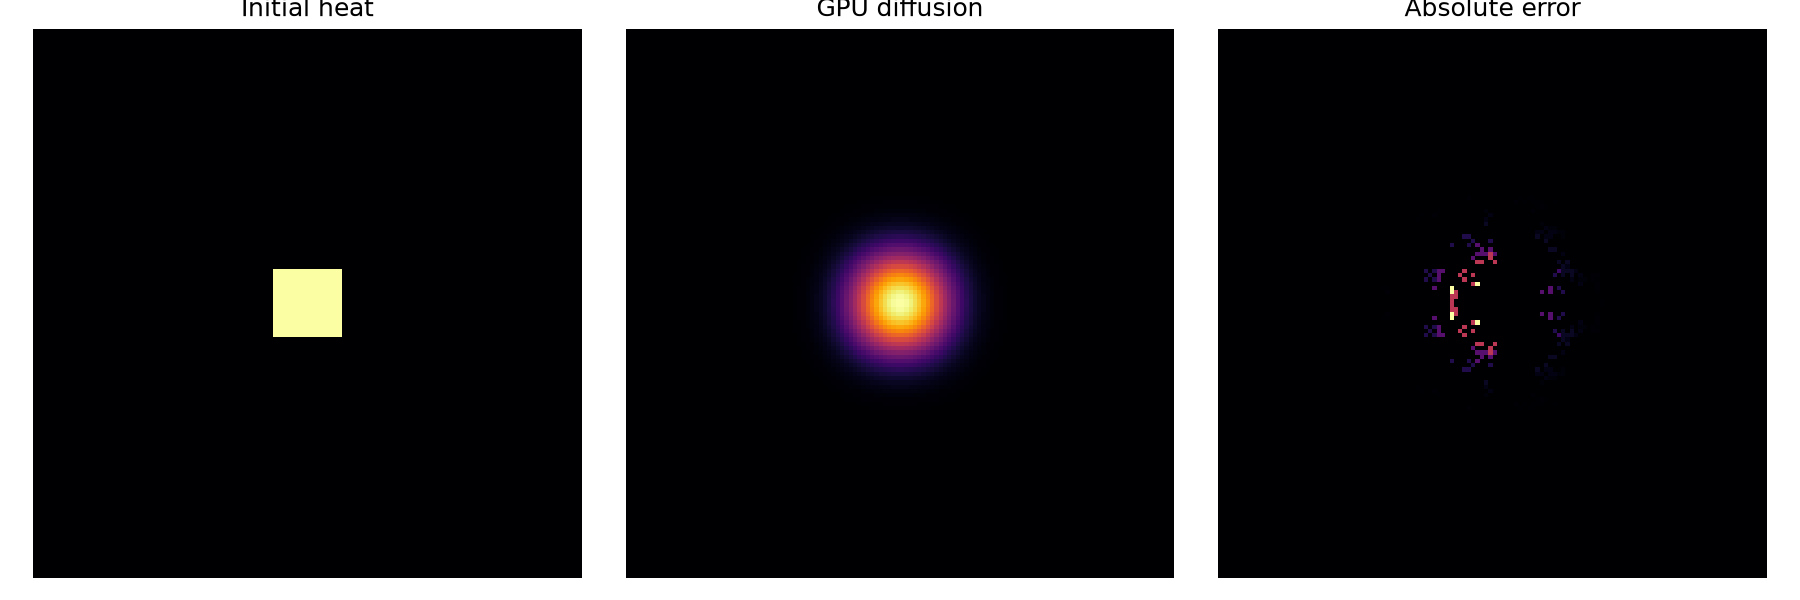

The Python source for this figure:
# Warp GPU kernels use indexing and thread-ID semantics
# that Pylance cannot fully infer.
# pyright: reportAssignmentType=false, reportGeneralTypeIssues=false, reportIndexIssue=false
from pathlib import Path

import matplotlib.pyplot as plt
import numpy as np
import warp as wp

wp.init()

N = 128
STEPS = 100
RATIO = 0.2


@wp.kernel
def diffusion_step(
    current: wp.array2d[wp.float32],
    next_grid: wp.array2d[wp.float32],
    ratio: float,
):
    i, j = wp.tid()

    # Fixed-temperature boundaries
    if i == 0 or j == 0 or i == N - 1 or j == N - 1:
        next_grid[i, j] = current[i, j]
        return

    center = current[i, j]

    laplacian = (
        current[i - 1, j]
        + current[i + 1, j]
        + current[i, j - 1]
        + current[i, j + 1]
        - 4.0 * center
    )

    next_grid[i, j] = center + ratio * laplacian


def simulate(initial, device):
    a = wp.array(initial, dtype=wp.float32, device=device)
    b = wp.empty_like(a)

    for _ in range(STEPS):
        wp.launch(
            diffusion_step,
            dim=(N, N),
            inputs=[a, b, RATIO],
            device=device,
        )
        a, b = b, a

    return a.numpy()


def main():
    initial = np.zeros((N, N), dtype=np.float32)
    initial[56:72, 56:72] = 1.0

    cpu = simulate(initial, "cpu")
    gpu = simulate(initial, "cuda:0")

    error = np.max(np.abs(cpu - gpu))

    print("Maximum CPU/GPU error:", error)
    print("GPU center temperature:", gpu[N // 2, N // 2])

    np.testing.assert_allclose(cpu, gpu, rtol=1e-5, atol=1e-6)
    print("CPU/GPU validation: PASSED")

    fig, axes = plt.subplots(1, 3, figsize=(12, 4))

    for ax, data, title in zip(
        axes,
        [initial, gpu, np.abs(cpu - gpu)],
        ["Initial heat", "GPU diffusion", "Absolute error"],
    ):
        ax.imshow(data, cmap="inferno", origin="lower")
        ax.set_title(title)
        ax.axis("off")

    output = Path("experiments/diffusion/warp_diffusion.png")
    fig.tight_layout()
    fig.savefig(output, dpi=150)
    plt.close(fig)

    print("Saved:", output)


if __name__ == "__main__":
    main()
